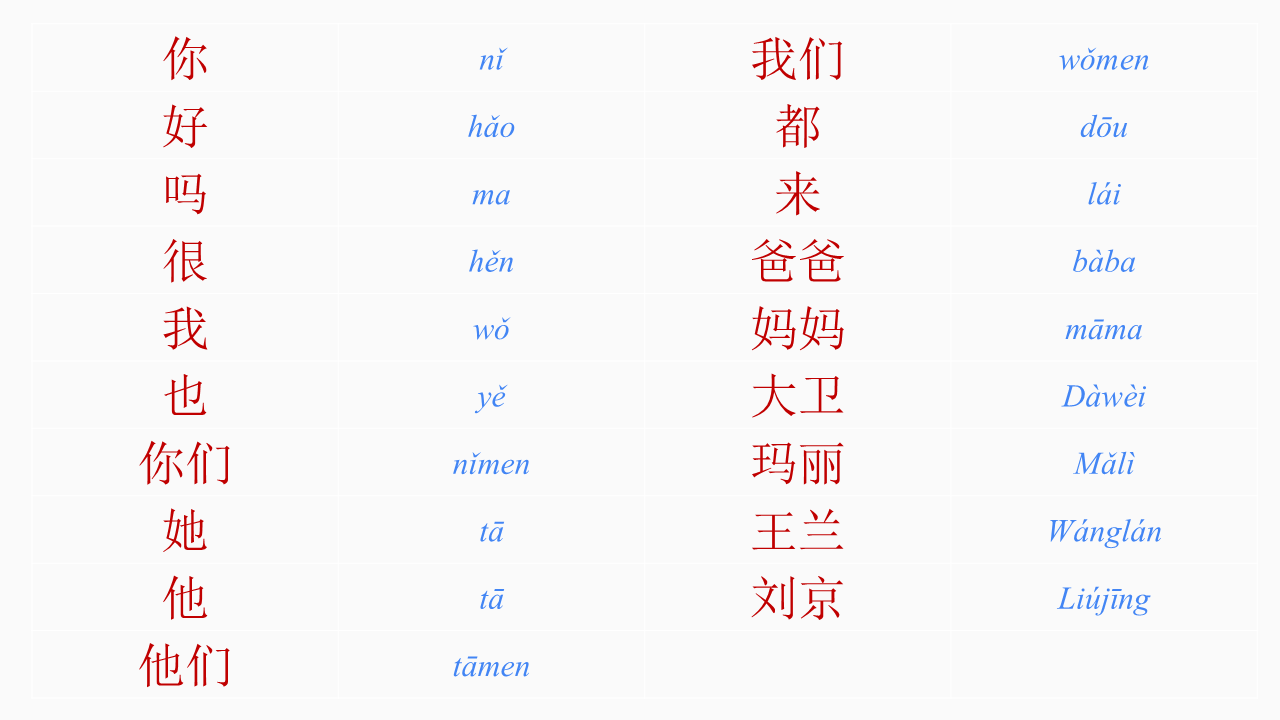
#> input picture lessons-301-v2/lesson-001/slides/slide-004.png, 1280 x 720 px
$ python -i build_hsk_level_visuals.py   (imports and definitions only)
#> lines starting #> are read from the running program, lines starting #| are printed output that depends on the picture; after the words box and inside, x2 and y2 are one past the last pixel; in counts of white or black regions, pixels touching at a corner belong together
#> further down, picture is the input picture: PIL image 1280x720 P; mean R, G, B 248.2, 246.4, 247.1
#!/usr/bin/env python3
"""Build clean learner visuals and source-task manifests from New HSK PPTX.

Only useful PPT illustrations are exported. PDF pages remain trace-only metadata
and are never copied into the learner-facing asset folder.
"""
from __future__ import annotations

import argparse
import io
import json
import re
import shutil
from pathlib import Path
from typing import Any, Iterable

from PIL import Image, ImageOps
from pptx import Presentation
from pptx.enum.shapes import MSO_SHAPE_TYPE

from course_config import lesson_count, lesson_numbers

EMU_PER_INCH = 914400


def read_json(path: Path) -> dict[str, Any]:
    return json.loads(path.read_text(encoding="utf-8"))


# [85 lines left out: functions slide_text, shape_box, find_target_slides, standalone_tokens, picture_shapes, image_from_picture, not called in this run]


def trim_white(image: Image.Image, tolerance: int = 247, padding: int = 12) -> Image.Image:
#> called with tolerance = 247, padding = 12
    gray = image.convert("L")
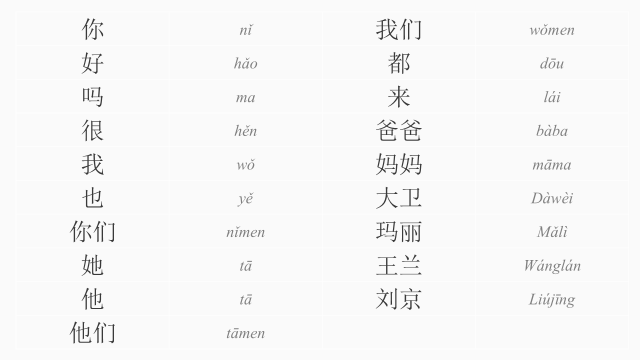
#> gray: PIL image 1280x720 L (shown at 1/2 size); min 57, max 255, mean 247
    inverted = ImageOps.invert(gray)
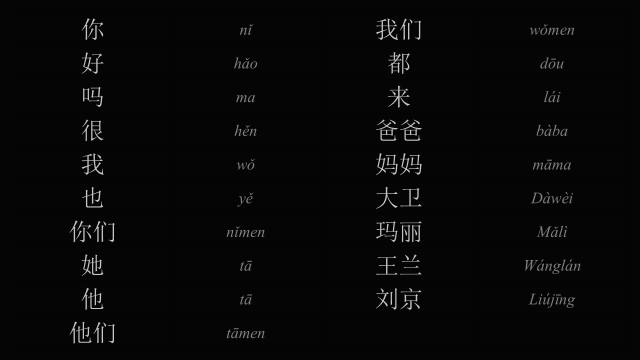
#> inverted: PIL image 1280x720 L (shown at 1/2 size); min 0, max 198, mean 8
    mask = inverted.point(lambda value: 255 if value > (255 - tolerance) else 0)
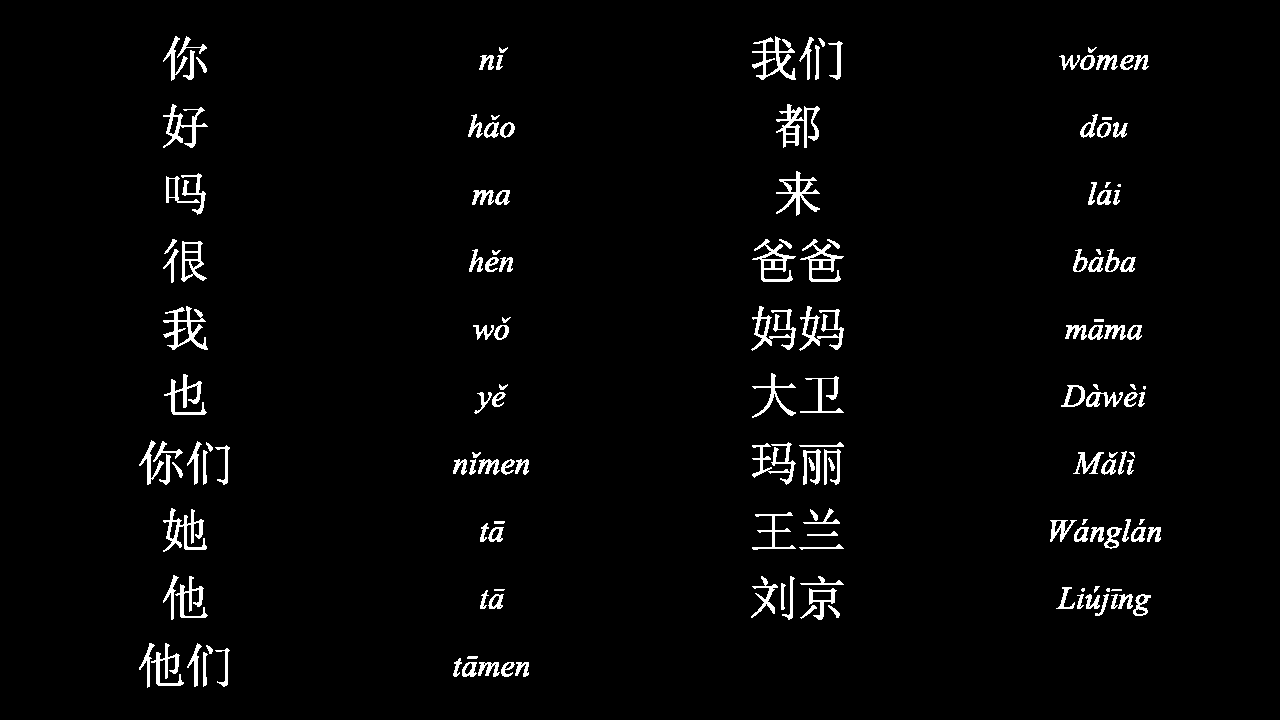
#> mask: PIL image 1280x720 L; 2.8% white; 157 white regions (5 under 20 px), largest, box (x1, y1, x2, y2) and area: (776, 104, 820, 148) 733, (163, 508, 207, 552) 693, (163, 306, 208, 350) 688
    box = mask.getbbox()
#> box = (139, 36, 1161, 688)
    if not box:
        return image
    x1, y1, x2, y2 = box
#> x1 = 139; y1 = 36; x2 = 1161; y2 = 688
    return image.crop((max(0, x1 - padding), max(0, y1 - padding), min(image.width, x2 + padding), min(image.height, y2 + padding)))
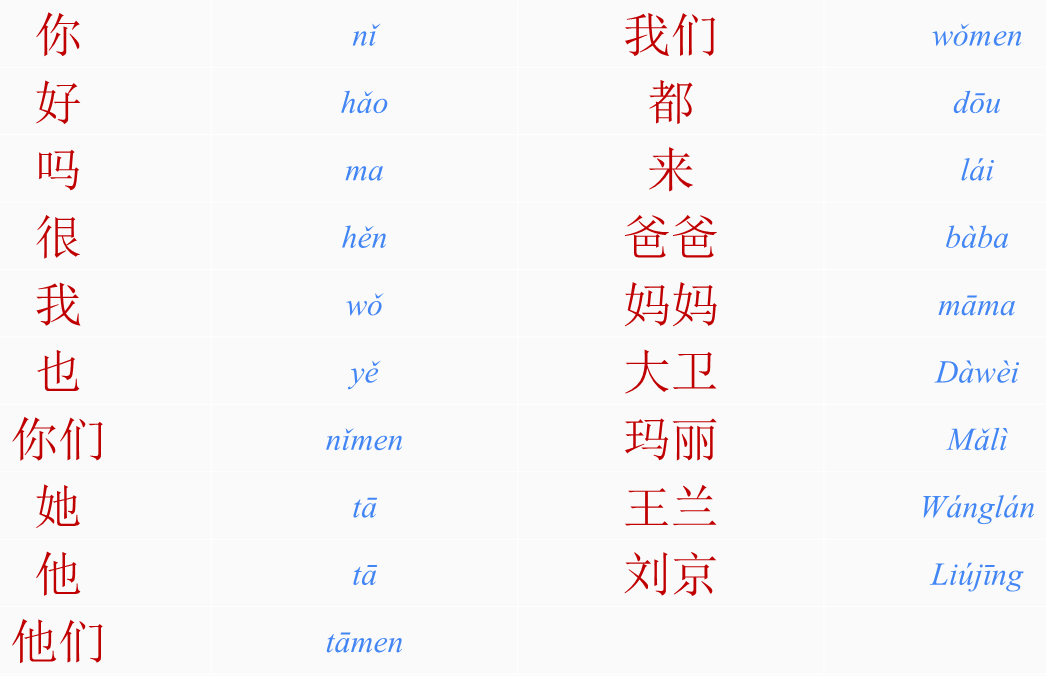
#> returned value: PIL image 1046x676 P; mean R, G, B 247.6, 245.2, 246.2


# [279 lines left out: functions contain, warmup_visual, largest_picture, save_webp, is_image_match_warmup, listening_answers and 4 more, not called in this run]


# [2 lines not run here, left out]

>>> from PIL import Image
>>> picture = Image.open('../../lessons-301-v2/lesson-001/slides/slide-004.png')
>>> result = trim_white(picture)

$ run again, on lessons-301-v2/lesson-001/slides/slide-010.png
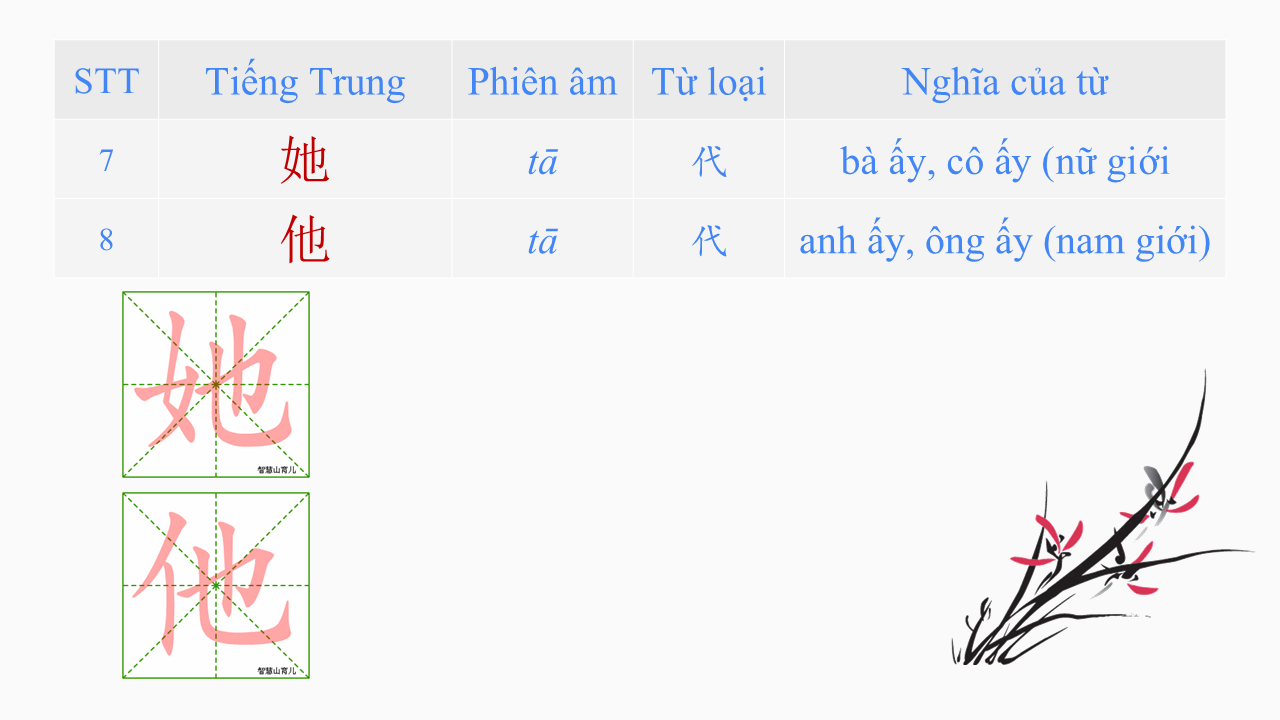
#> input picture lessons-301-v2/lesson-001/slides/slide-010.png, 1280 x 720 px
#> picture is the input picture: PIL image 1280x720 RGB; mean R, G, B 243.1, 242.6, 243.4
#> in trim_white, `mask = inverted.point(lambda value: 255 if value > (255 - tolerance) e..`:
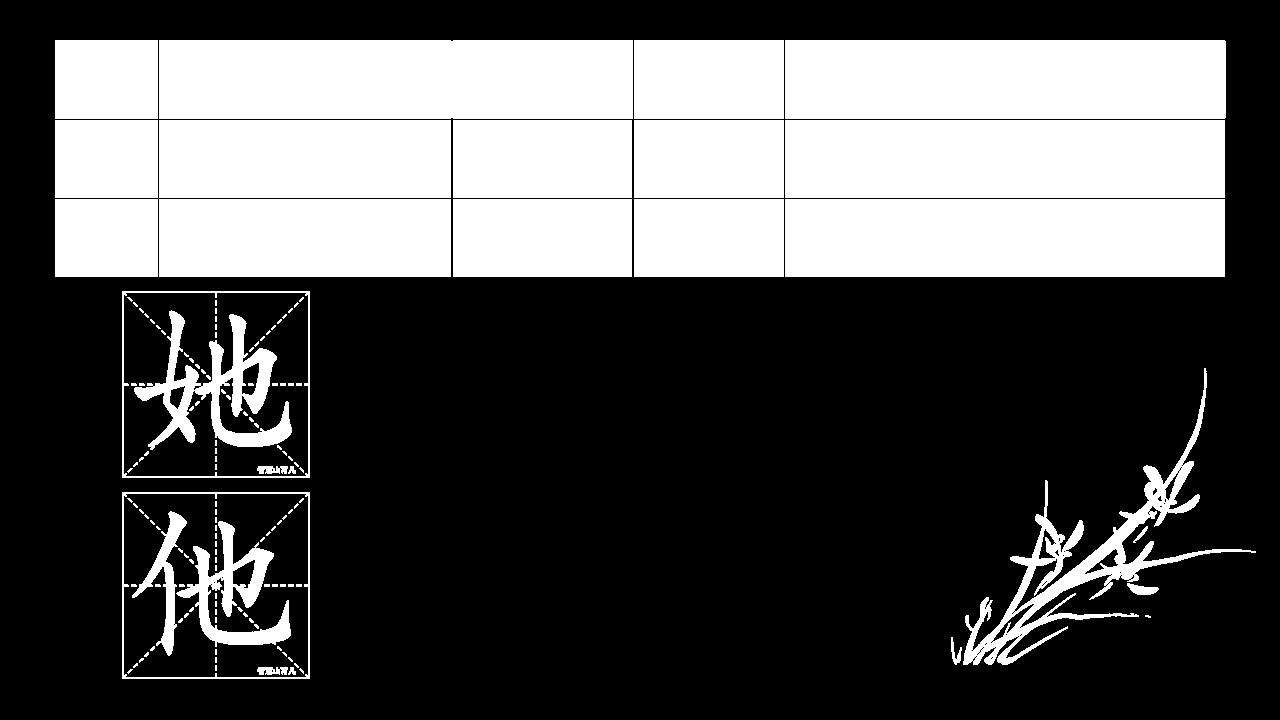
#> mask: PIL image 1280x720 L; 33% white; 140 white regions (113 under 20 px), largest, box (x1, y1, x2, y2) and area: (159, 40, 633, 119) 37442, (785, 40, 1226, 119) 34837, (785, 120, 1225, 198) 34320
#> box = (55, 40, 1256, 679)
#> x1 = 55; y1 = 40; x2 = 1256; y2 = 679
#> in trim_white, `return image.crop((max(0, x1 - padding), max(0, y1 - padding), min(ima..`:
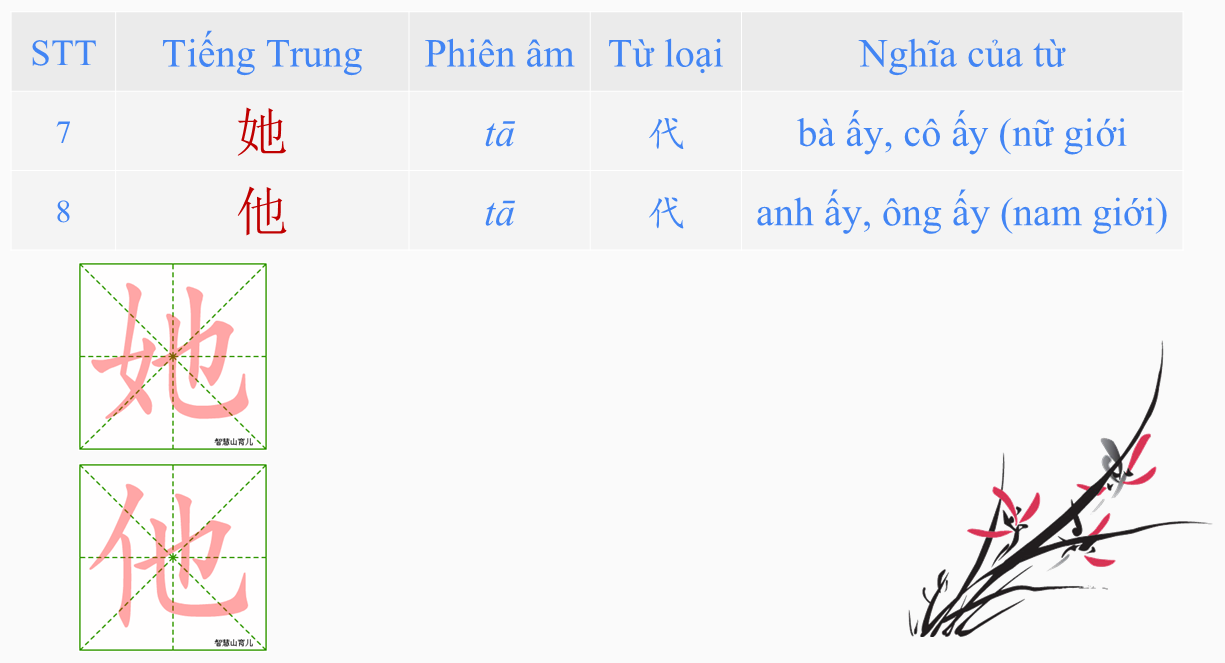
#> returned value: PIL image 1225x663 RGB; mean R, G, B 242.2, 241.6, 242.5

$ run again, on lessons-301-v2/lesson-001/slides/slide-014.png
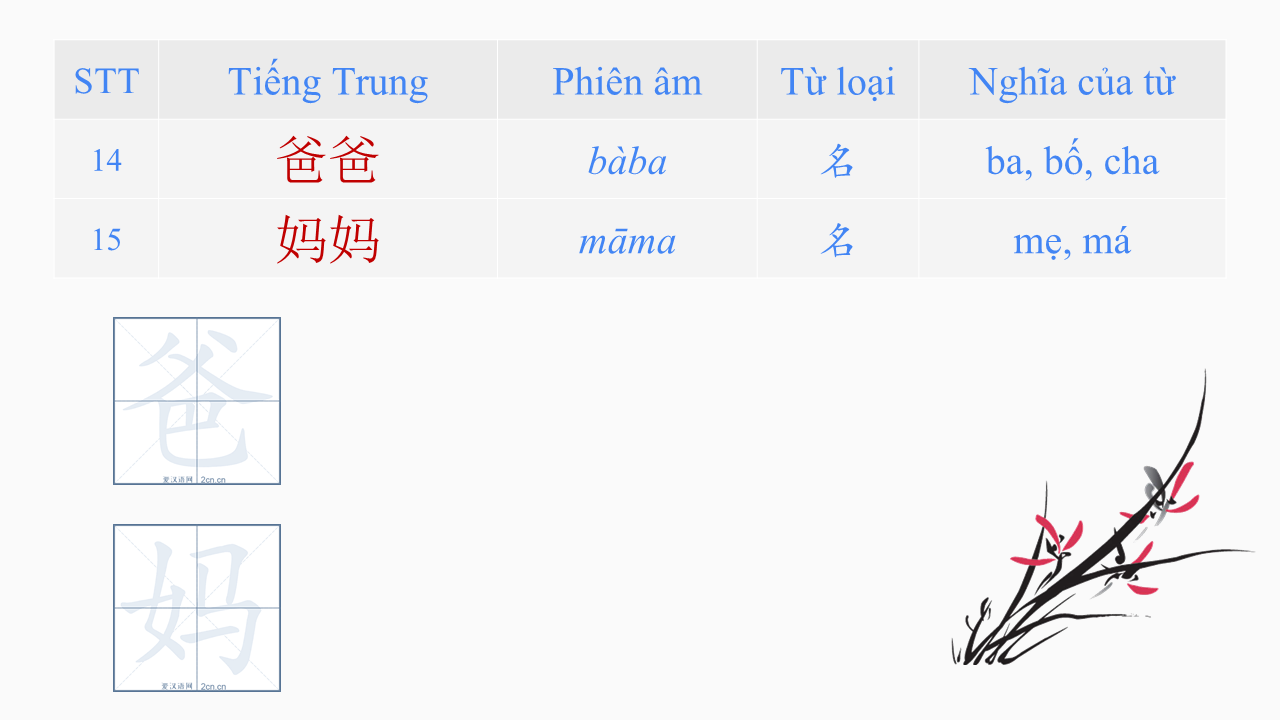
#> input picture lessons-301-v2/lesson-001/slides/slide-014.png, 1280 x 720 px
#> picture is the input picture: PIL image 1280x720 RGB; mean R, G, B 243.4, 243.5, 244.8
#> in trim_white, `mask = inverted.point(lambda value: 255 if value > (255 - tolerance) e..`:
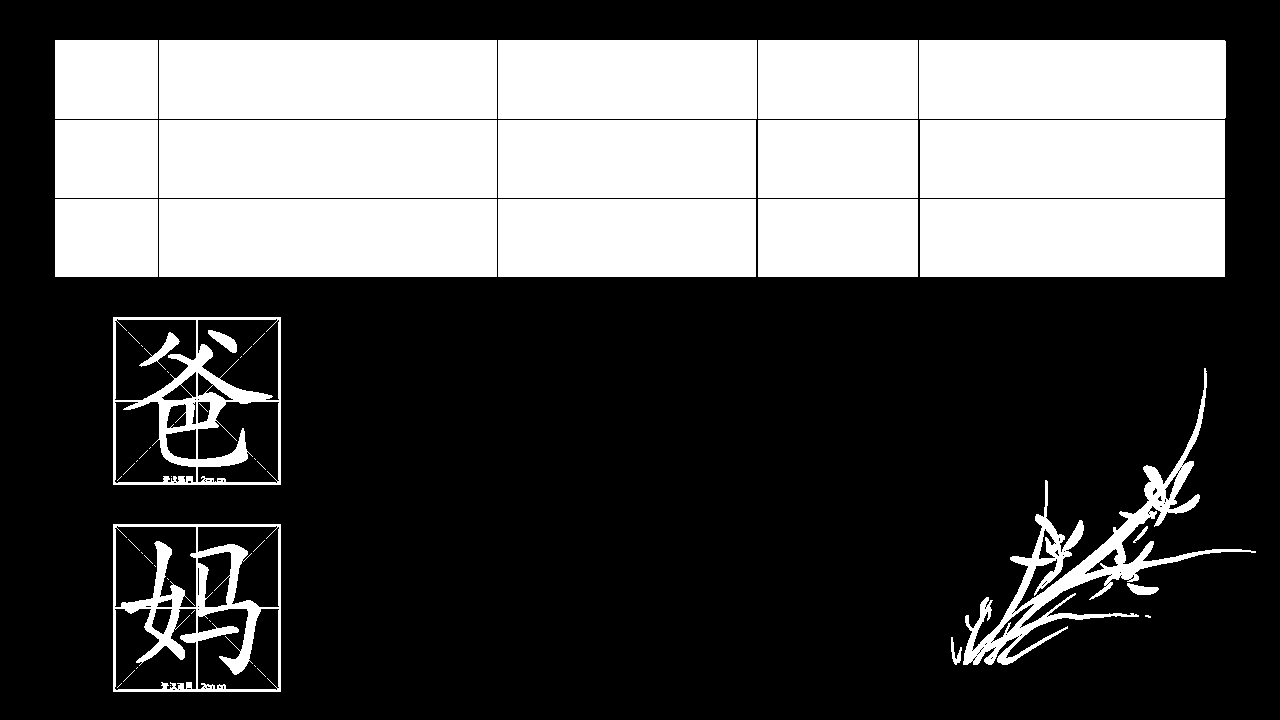
#> mask: PIL image 1280x720 L; 32.6% white; 53 white regions (30 under 20 px), largest, box (x1, y1, x2, y2) and area: (159, 40, 497, 119) 26702, (159, 120, 497, 198) 26364, (159, 199, 497, 277) 26364
#> box = (55, 40, 1256, 692)
#> x1 = 55; y1 = 40; x2 = 1256; y2 = 692
#> in trim_white, `return image.crop((max(0, x1 - padding), max(0, y1 - padding), min(ima..`:
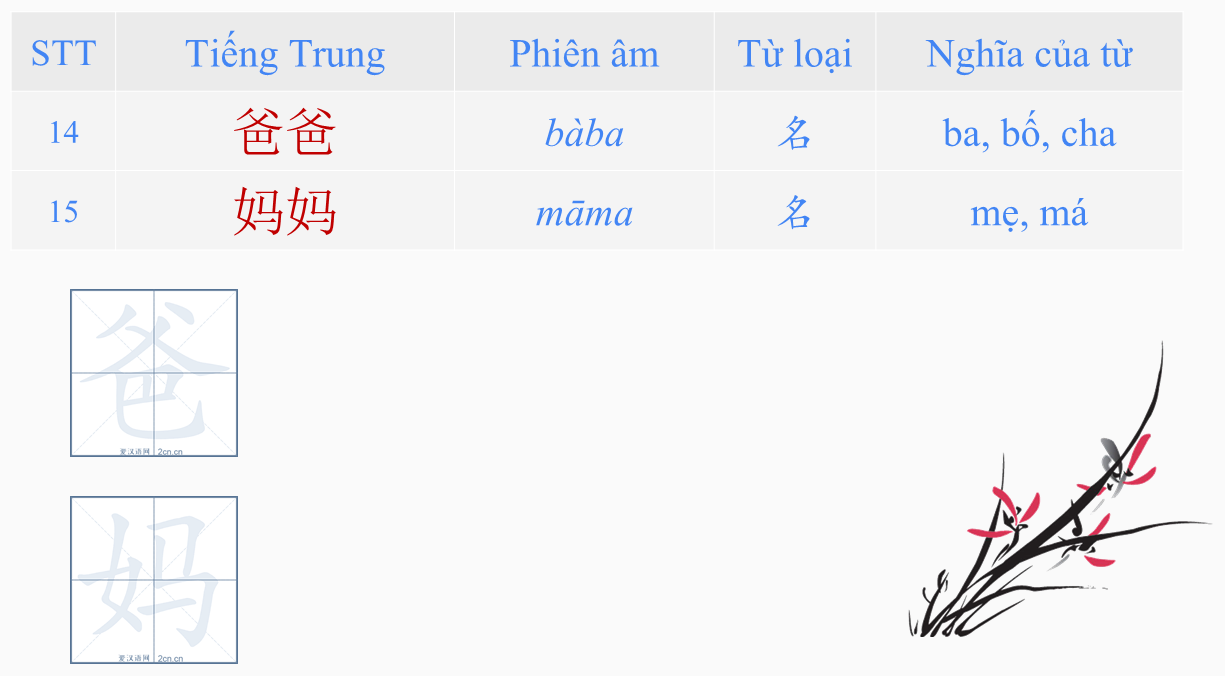
#> returned value: PIL image 1225x676 RGB; mean R, G, B 242.6, 242.8, 244.3
